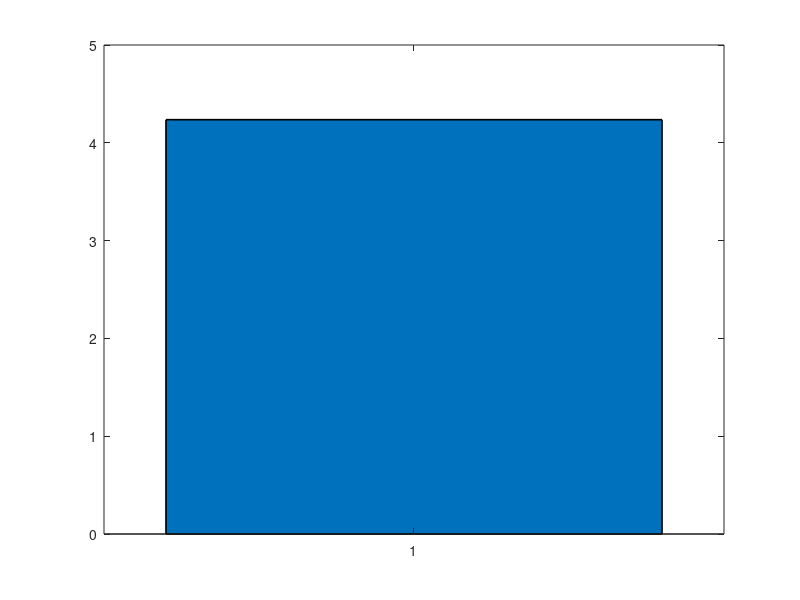

Here is the MATLAB script that generated this plot: (Note: this script raises an error after producing the figure.)
close all;
clear;
clc;

load('modNet_avgFre_source_conP087.mat');
x = mean(modNet_avgFre_source_conP087(250:300,:));
y = std(modNet_avgFre_source_conP087(250:300,:));

figure(1);
facecolor = [1,0,0;0,1,0;0,0,1;1,1,0;1,0,1];
for i = 1:5
    b = bar(i,x(i),'linewidth',1.2);
    b.FaceColor = facecolor(i,:);
    hold on;
end;
ylim([0.01,100]);
hold on;
e = errorbar(x,y,'.','color','k','linewidth',1.2);
e.Marker = 'none';
hold off;
xlabel('Module index');
ylabel('Firing frequency (Hz)');
ytick = [0.01,0.1,1.0,10.0,100.0];
ylabelName = {'0.01','0.1','1','10','100'};
set(gca,'xtick',1:1:5,'ytick',ytick,'YTickLabel',ylabelName);
set(gca,'yscale','log');
set(gca,'FontName','Times New Roman','FontSize',16,'FontWeight','bold','linewidth',1.2);
pbaspect([1,0.26,1]);